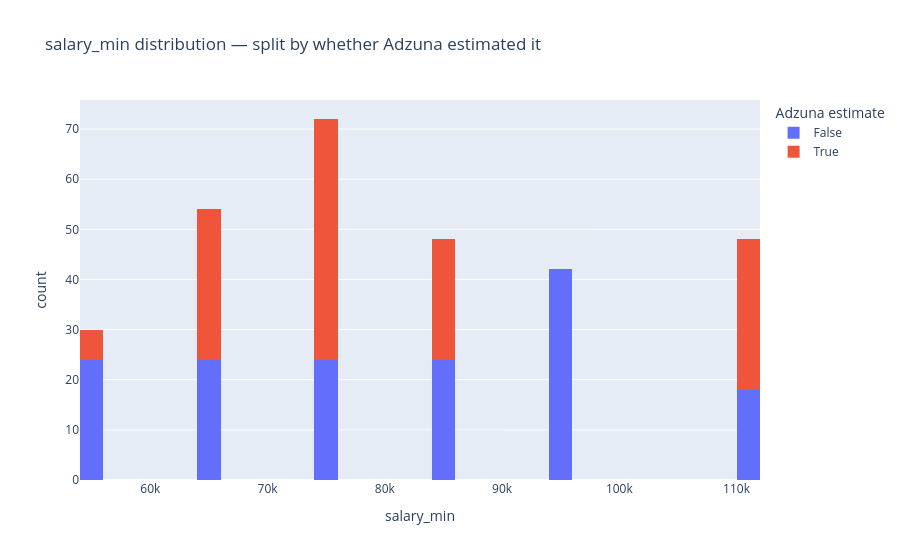

Here is the notebook cell this chart was saved with:
### Code cell
salaries = q("""
    select salary_min, salary_max, salary_is_predicted
    from jobs
    where salary_min is not null
""")
fig = px.histogram(
    salaries,
    x="salary_min",
    color="salary_is_predicted",
    nbins=40,
    title="salary_min distribution — split by whether Adzuna estimated it",
    labels={"salary_is_predicted": "Adzuna estimate"},
)
fig.show()

# Suspiciously low values -> probable hourly-as-annual contamination (Phase 2 task)
suspicious = salaries[salaries["salary_min"] < 25000]
print(f"Postings with salary_min < $25k (possible hourly figures): {len(suspicious)}")

### Figure 1 — Plotly figure (JSON) as saved in the notebook; plotly's stock layout.template omitted (floating-point values rounded to 4 significant figures; data arrays with more than 128 entries replaced by an {"elided": "..."} marker saying what was removed)
{"data": [{"bingroup": "x", "hovertemplate": "Adzuna estimate=False<br>salary_min=%{x}<br>count=%{y}<extra></extra>", "legendgroup": "False", "marker": {"color": "#636efa", "pattern": {"shape": ""}}, "name": "False", "nbinsx": 40, "orientation": "v", "showlegend": true, "type": "histogram", "x": {"elided": "156 int values"}, "xaxis": "x", "yaxis": "y"}, {"bingroup": "x", "hovertemplate": "Adzuna estimate=True<br>salary_min=%{x}<br>count=%{y}<extra></extra>", "legendgroup": "True", "marker": {"color": "#EF553B", "pattern": {"shape": ""}}, "name": "True", "nbinsx": 40, "orientation": "v", "showlegend": true, "type": "histogram", "x": {"elided": "138 int values"}, "xaxis": "x", "yaxis": "y"}], "layout": {"barmode": "relative", "legend": {"title": {"text": "Adzuna estimate"}, "tracegroupgap": 0}, "title": {"text": "salary_min distribution — split by whether Adzuna estimated it"}, "xaxis": {"anchor": "y", "domain": [0.0, 1.0], "title": {"text": "salary_min"}}, "yaxis": {"anchor": "x", "domain": [0.0, 1.0], "title": {"text": "count"}}}}
